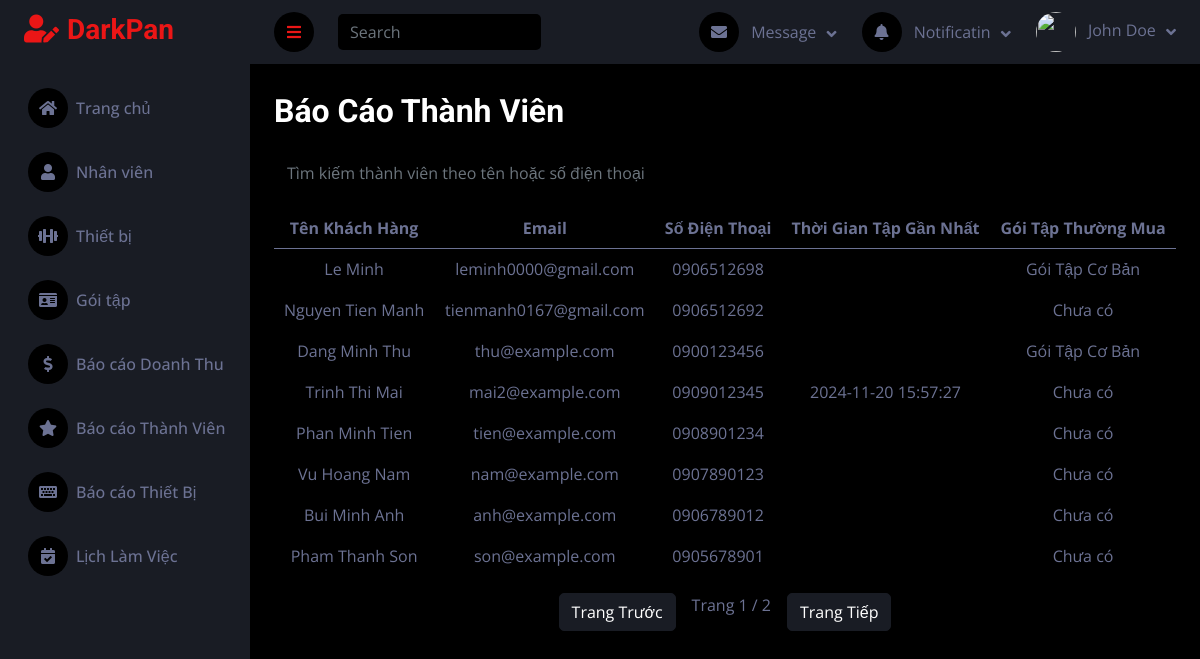
Page /public/Admin/baoCaoThanhVien on the committed database.
### tables this page shows
CREATE TABLE `nguoidung` (
  `userID` int(10) NOT NULL,
  `hoTen` varchar(100) NOT NULL,
  `sdt` varchar(15) DEFAULT NULL,
  `ngaySinh` date DEFAULT NULL,
  `email` varchar(100) NOT NULL,
  `matKhau` varchar(255) NOT NULL,
  `vaiTro` enum('Admin','NVQuay','NVBaoTri','ThanhVien','NVHuongDanVien') NOT NULL,
  `hinhAnh` varchar(255) NOT NULL,
  `token` varchar(255) NOT NULL
);

### controllers/HomeController_Admin.php (called while the page is built, shortened)
<?php
require_once BASE_PATH . '/models/BaoCaoThanhVienModel.php';
class HomeController_Admin {
public function baoCaoThanhVien() {
    $memberModel = new BaoCaoThanhVienModel();
    $currentMembers = $memberModel->getCurrentMembers();
    $limit = 8;
    $page = isset($_GET['page']) ? $_GET['page'] : 1;
    $members = $memberModel->getMembers($page, $limit);
    $totalPages = ceil($currentMembers / $limit);
    $data = [
        'currentMembers' => $currentMembers,
       'members' => $members,
        'totalPages' => $totalPages,
        'currentPage' => $page,
    ];
    $this->render('Admin/BaoCaoThanhVien/baoCaoThanhVien_dash',$data);
}
    protected function render($view, $data = []) {
        extract($data);
        require_once BASE_PATH . "/views/$view.php";
    }
}
?>

### public/index.php (called while the page is built, shortened)
<?php
$router = new Router();
$router->handleRequest();
?>

### models/BaoCaoThanhVienModel.php (called while the page is built, shortened)
<?php
require_once "../config/database.php";
class BaoCaoThanhVienModel {
    private $conn;
    public function __construct() {
        $database = new Database();
        $this->conn = $database->connect();
    }
    public function getCurrentMembers() {
        $sql = "SELECT COUNT(*) as count FROM nguoidung WHERE vaiTro = 'ThanhVien'";
        $result = $this->conn->query($sql);
        $row = $result->fetch_assoc();
        return $row['count'];
    }
    public function getMembers($page, $limit) {
        $offset = ($page - 1) * $limit;
        $query = "SELECT * FROM nguoidung WHERE vaiTro = 'ThanhVien' ORDER BY userID DESC LIMIT $offset, $limit";
        $result = $this->conn->query($query);
        return $result->fetch_all(MYSQLI_ASSOC);
    }
}
?>

### config/database.php (called while the page is built, shortened)
<?php
class Database {
    private $servername = "localhost:3306";
    private $username = "root";
    private $password = "";
    private $dbname = "gym";
    public function connect() {
        $this->conn = mysqli_connect($this->servername, $this->username, $this->password, $this->dbname);
        return $this->conn;
    }
}
?>

### views/Admin/baoCaoThanhVien/baoCaoThanhVien_dash.php (the view, shortened to what this page needs)
<!DOCTYPE html>
<html lang="en">
<head>
    <link href="https://cdnjs.cloudflare.com/ajax/libs/font-awesome/5.10.0/css/all.min.css" rel="stylesheet">
    <link href="https://cdn.jsdelivr.net/npm/bootstrap-icons@1.4.1/font/bootstrap-icons.css" rel="stylesheet">
    <link href="asset/lib/owlcarousel/assets/owl.carousel.min.css" rel="stylesheet">
    <link href="asset/lib/tempusdominus/css/tempusdominus-bootstrap-4.min.css" rel="stylesheet" />
    <link href="asset/css/bootstrap.min.css" rel="stylesheet">
    <link href="asset/css/style.css" rel="stylesheet">
</head>
<body>
    <?php require_once('../views/Admin/layout/header.php'); ?>
    <?php require_once('../views/Admin/layout/sidebar.php'); ?>
    <div class="container-fluid pt-4 px-4 my-1">
        <h2 class="mb-4">Báo Cáo Thành Viên</h2>
        <div class="mb-3">
            <input type="text" id="searchInput" class="form-control" placeholder="Tìm kiếm thành viên theo tên hoặc số điện thoại">
        </div>
        <table class="table table-striped text-center">
            <thead>
                <tr>
                    <th>Tên Khách Hàng</th>
                    <th>Email</th>
                    <th>Số Điện Thoại</th>
                    <th>Thời Gian Tập Gần Nhất </th>
                    <th>Gói Tập Thường Mua</th>
                </tr>
            </thead>
            <tbody id="customerTable">
                <?php foreach ($members as $member): ?>
                    <tr data-id="<?= $member['userID'] ?>">
                        <td><?= $member['hoTen'] ?></td>
                        <td><?= $member['email'] ?></td>
                        <td><?= $member['sdt'] ?></td>
                        <td><?= $member['thoiGianTapGanNhat'] ?></td>
                        <td><?= $member['goiTapThuongMua'] ?></td>
                    </tr>
                <?php endforeach; ?>
            </tbody>
        </table>
        <div id="pagination" class="d-flex justify-content-center">
            <a href="/GYM-WEB/public/Admin/baoCaoThanhVien?page=<?= max(1, $currentPage - 1) ?>" class="btn btn-secondary">Trang Trước</a>
            <span class="mx-3">Trang <?= $currentPage ?> / <?= $totalPages ?></span>
            <a href="/GYM-WEB/public/Admin/baoCaoThanhVien?page=<?= min($totalPages, $currentPage + 1) ?>" class="btn btn-secondary">Trang Tiếp</a>
        </div>
    </div>
</body>
</html>

### asset/css/style.css (style rules this page uses)
:root { --primary: #EB1616; --secondary: #191C24; --light: #6C7293; --dark: #000000; }
.btn { transition: .5s; }

### rows in the picture
nguoidung: hoTen "Le Minh", email "leminh0000@gmail.com", sdt "0906512698", goiTapThuongMua "Gói Tập Cơ Bản"
nguoidung: hoTen "Nguyen Tien Manh", email "tienmanh0167@gmail.com", sdt "0906512692", goiTapThuongMua "Chưa có"
nguoidung: hoTen "Dang Minh Thu", email "thu@example.com", sdt "0900123456", goiTapThuongMua "Gói Tập Cơ Bản"
nguoidung: hoTen "Trinh Thi Mai", email "mai2@example.com", sdt "0909012345", thoiGianTapGanNhat "2024-11-20 15:57:27", goiTapThuongMua "Chưa có"
nguoidung: hoTen "Phan Minh Tien", email "tien@example.com", sdt "0908901234", goiTapThuongMua "Chưa có"
nguoidung: hoTen "Vu Hoang Nam", email "nam@example.com", sdt "0907890123", goiTapThuongMua "Chưa có"
nguoidung: hoTen "Bui Minh Anh", email "anh@example.com", sdt "0906789012", goiTapThuongMua "Chưa có"
nguoidung: hoTen "Pham Thanh Son", email "son@example.com", sdt "0905678901", goiTapThuongMua "Chưa có"

### other values in the picture
$currentPage "1"
$totalPages "2"
